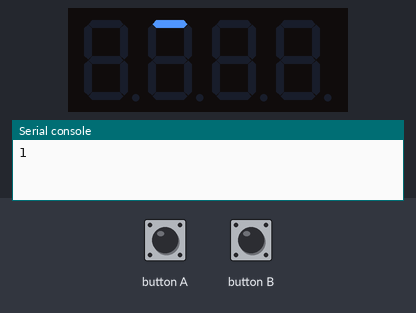
Bench run of a program on a simulated BBC micro:bit running MicroPython. On the bench: 4-digit seven-segment display, the last lines printed to the serial console. The inputs (shaded band) are chosen by the test bench.

Above: at 0.05 s.
At 1.7 s:
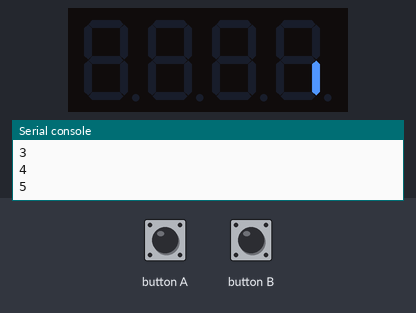
2.9 s: button B pressed for 1 s
At 4.1 s:
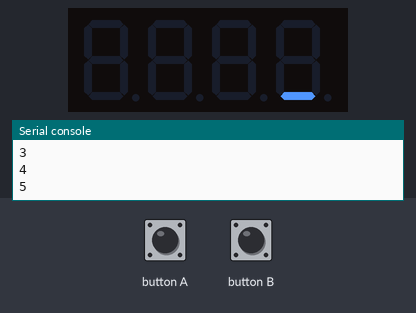
Timing chart, 0 to 5.9 s (numbered marks = the images above; inputs shaded):
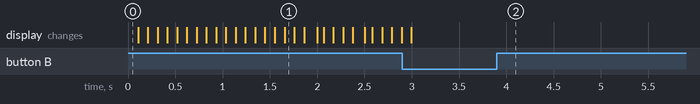

The program:

main.py
```python
from microbit import *
import tm1637

tm = tm1637.TM1637(clk=pin15, dio=pin16)

patterns = [
    [0x01, 0x00, 0x00, 0x00],
    [0x00, 0x01, 0x00, 0x00],
    [0x00, 0x00, 0x01, 0x00],
    [0x00, 0x00, 0x00, 0x01],
    [0x00, 0x00, 0x00, 0x02],
    [0x00, 0x00, 0x00, 0x04],
    [0x00, 0x00, 0x00, 0x08],
    [0x00, 0x00, 0x08, 0x00],
    [0x00, 0x08, 0x00, 0x00],
    [0x08, 0x00, 0x00, 0x00],
    [0x10, 0x00, 0x00, 0x00],
    [0x20, 0x00, 0x00, 0x00],
]

step = 0
toggleMode = True
mode = "Clockwise"
pause = False

while True:
    if button_a.was_pressed():
        toggleMode = not toggleMode
        if toggleMode:
            mode = "Clockwise"
        elif toggleMode == False:
            mode = "CounterClockwise"

    if mode == "Clockwise":
        if step < len(patterns) - 1:
            step += 1
        else:
            step = 0
    if mode == "CounterClockwise":
        if step > 0:
            step -= 1
        else:
            step = len(patterns) - 1

    if button_b.was_pressed():
        pause = True
        while pause:
            tm.write(patterns[step])
            if button_b.was_pressed():
                pause = False

    print(step)
    tm.write(patterns[step])
    sleep(100)
```
